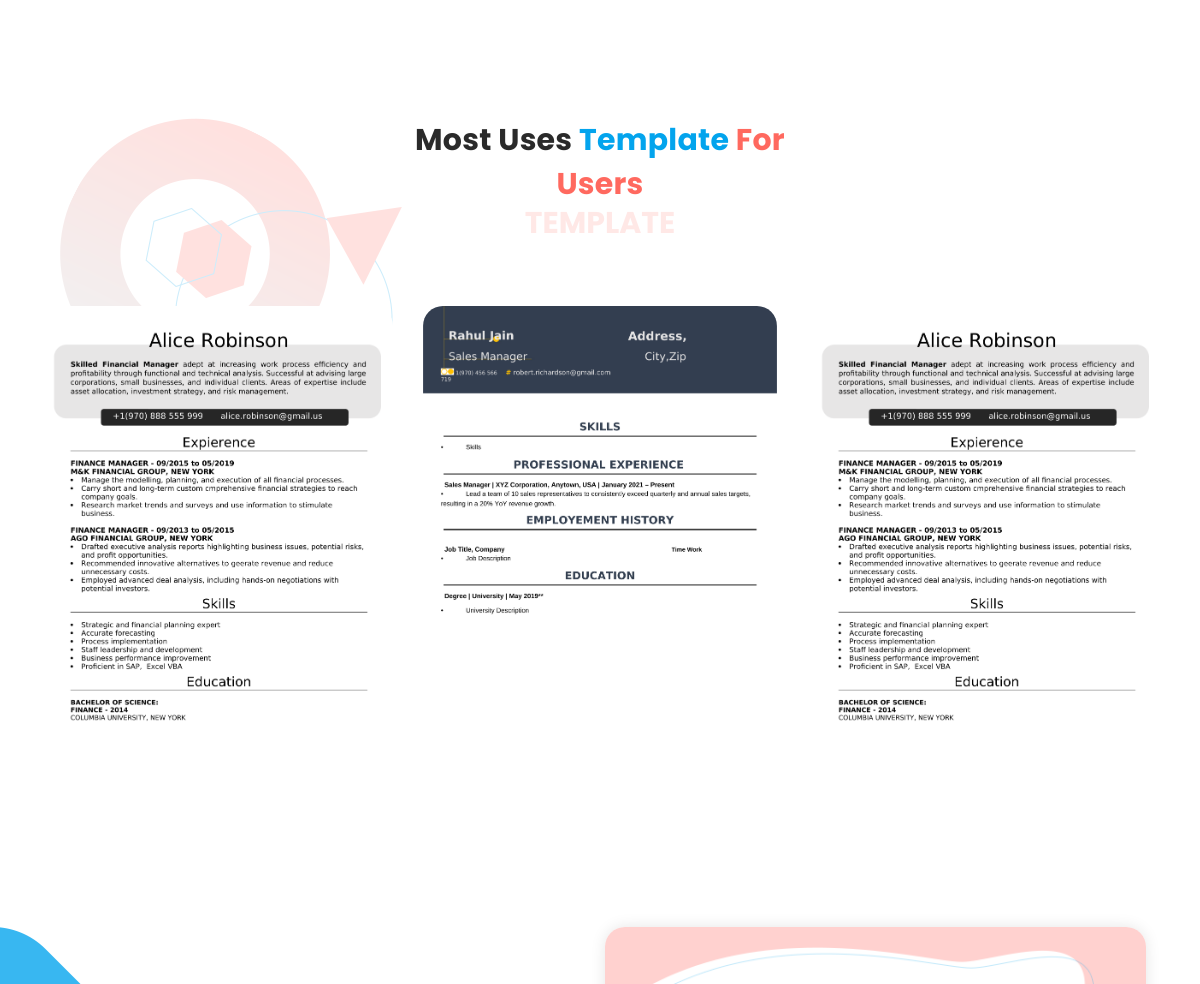
The app's page / (middle part), older data.
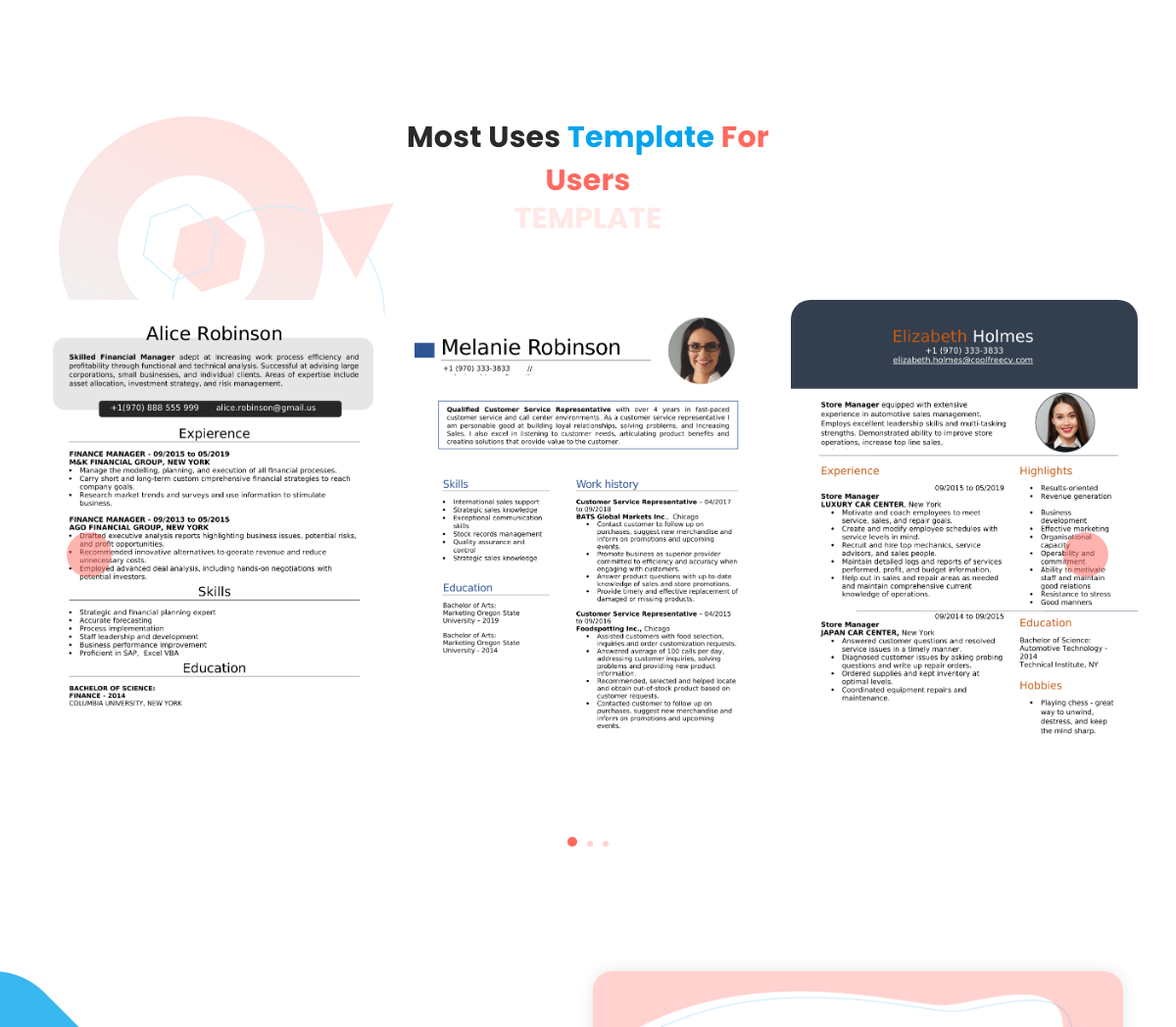
The same page, newer data.
### resume/models.py (models this page shows, shortened)
class templates(models.Model):
     t_id = models.AutoField(primary_key=True)
     t_name = models.CharField(max_length=50)
     t_img = models.FileField(upload_to='t_img/',default="")
     t_file = models.FileField(upload_to='templates_pdf/',blank=False)

### resume/views.py (the view)
# urls.py: path('',views.index,name='home'),
def index(request):
     template = templates.objects.all()
     con={
          'template':template
     }
     return render(request,'index.html',con);

### templates/index.html (shortened to what this page needs)
<!DOCTYPE html>
<html lang="en">
  <head>
    {% load static %}
    <link rel="stylesheet" href="{% static 'css/fontawesome.css' %} ">
    <link rel="stylesheet" href="{% static 'css/templa.css' %} ">
    <link rel="stylesheet" href="{% static 'css/animated.css' %}">
    <link rel="stylesheet" href="{% static 'css/owl.css' %} ">
  </head
  <body>
     <body>
      {% include 'navbar.html' %}
       <div id="portfolio" class="our-portfolio section">
         <div class="portfolio-left-dec">
           <img src="{% static 'images/portfolio-left-dec.png' %}" alt="">
         </div>
         <div class="container">
           <div class="row">
             <div class="col-lg-6 offset-lg-3">
               <div class="section-heading">
                 <h2>Most Uses <em>Template</em> <span>for Users</span></h2>
                 <span>Template</span>
               </div>
             </div>
           </div>
         </div>
         <div class="container-fluid">
           <div class="row">
             <div class="col-lg-12">
               <div class="owl-carousel owl-portfolio">
                {% for i in template %}
                <div class="item">
                  <div class="thumb">
                    <img src="{{i.t_img.url}}" alt="">
                  </div>
                </div>
                {% endfor %}
                </div>
               </div>
             </div>
           </div>
         </div>
       <div id="contact" class="contact-us section">
        <div class="container">
          <div class="row">
            <div class="col-lg-7">
            </div>
            <div class="col-lg-5 align-self-center">
              <form id="contact" action="" method="get">
              </form>
            </div>
          </div>
        </div>
        <div class="contact-left-dec">
          <img src="{% static 'images/contact-left-dec.png' %}" alt="">
        </div>
      </div>
       {% include 'footer.html' %}
     </body>
     </html>
  </body>
</html>

Row changes from the older to the newer data that the page shows:
removed templates: t_img (picture)
added templates: t_img (picture)
added templates: t_img (picture)
